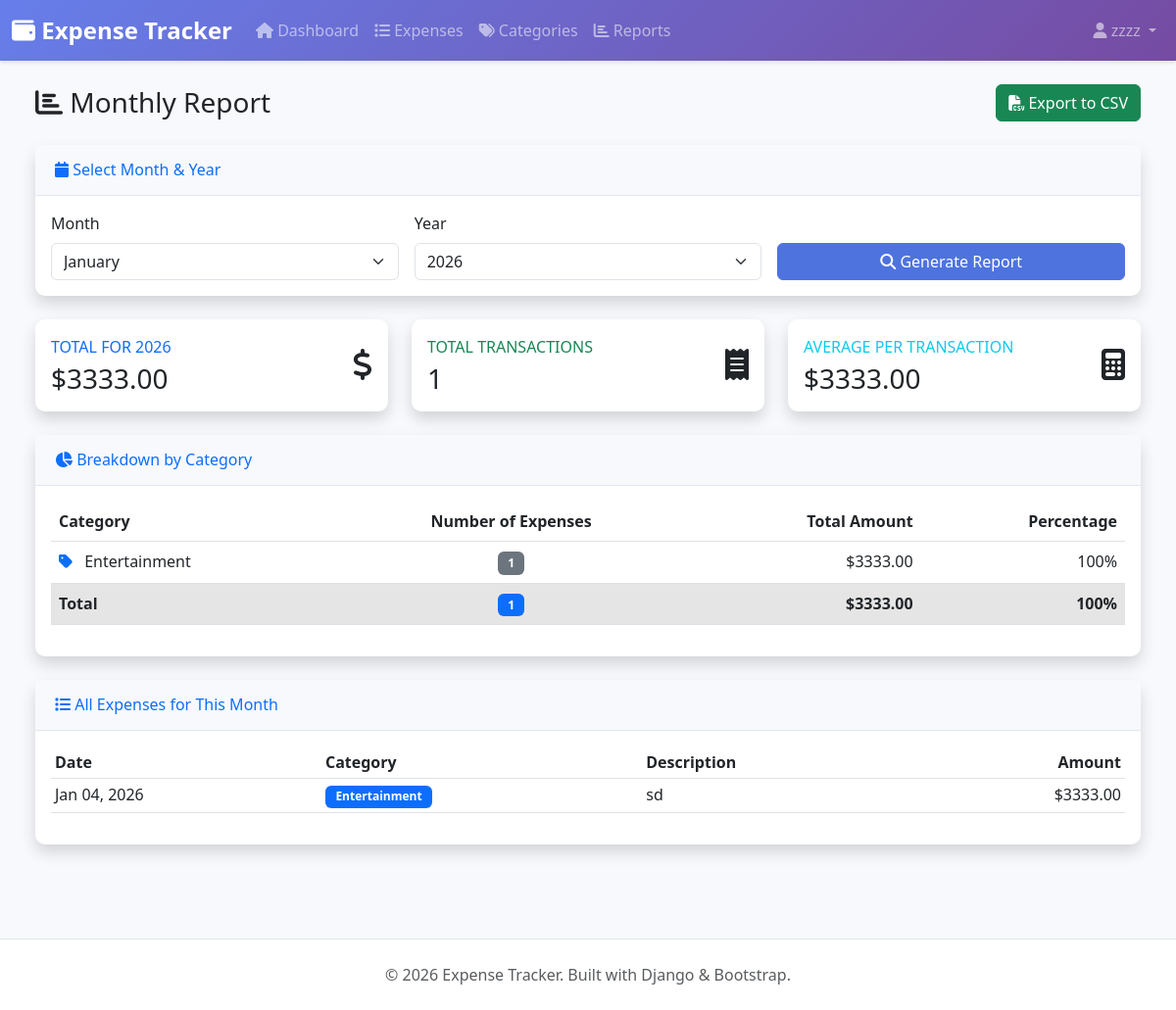
Screenshot of /reports/monthly/ (signed in) with the database file from the repository.
### expenses/models.py (models this page shows, shortened)
class Category(models.Model):
    name = models.CharField(max_length=100)
    user = models.ForeignKey(
        User,
        on_delete=models.CASCADE,
        null=True,
        blank=True
    )
    is_predefined = models.BooleanField(default=False)
    created_at = models.DateTimeField(auto_now_add=True)
    class Meta:
        verbose_name_plural = "Categories"
        ordering = ['name']
        unique_together = ['name', 'user']

class Expense(models.Model):
    user = models.ForeignKey(
        User,
        on_delete=models.CASCADE,
        related_name='expenses'
    )
    amount = models.DecimalField(
        max_digits=10,
        decimal_places=2
    )
    category = models.ForeignKey(
        Category,
        on_delete=models.SET_NULL,
        null=True,
        related_name='expenses'
    )
    description = models.TextField(
        max_length=500,
        blank=True
    )
    date = models.DateField(
        default=timezone.now
    )
    created_at = models.DateTimeField(auto_now_add=True)
    updated_at = models.DateTimeField(auto_now=True)
    class Meta:
        ordering = ['-date', '-created_at']
        indexes = [
            models.Index(fields=['user', 'date']),
            models.Index(fields=['user', 'category']),
        ]

### expenses/views.py (the view, shortened to what this page needs)
# urls.py: path('reports/monthly/', views.monthly_report_view, name='monthly_report'),
@login_required
def monthly_report_view(request):
    today = timezone.now()
    month = int(request.GET.get('month', today.month))
    year = int(request.GET.get('year', today.year))
    expenses = Expense.objects.filter(
        user=request.user,
        date__month=month,
        date__year=year
    )
    monthly_total = expenses.aggregate(total=Sum('amount'))['total'] or 0
    category_breakdown = expenses.values('category__name').annotate(
        total=Sum('amount'),
        count=Count('id')
    ).order_by('-total')
    years = range(today.year - 5, today.year + 1)
    months = [
        (1, 'January'), (2, 'February'), (3, 'March'), (4, 'April'),
        (5, 'May'), (6, 'June'), (7, 'July'), (8, 'August'),
        (9, 'September'), (10, 'October'), (11, 'November'), (12, 'December')
    ]
    average_expense = 0
    if expenses.count() > 0:
        average_expense = monthly_total / expenses.count()
    context = {
        'expenses': expenses,
        'monthly_total': monthly_total,
        'category_breakdown': category_breakdown,
        'selected_month': month,
        'selected_year': year,
        'years': years,
        'months': months,
        'average_expense': average_expense,
    }
    return render(request, 'expenses/monthly_report.html', context)

### templates/expenses/monthly_report.html (shortened to what this page needs)
{% extends 'base.html' %}
{% block content %}
<div class="container-fluid">
    <div class="d-flex justify-content-between align-items-center mb-4">
        <h1 class="h3 mb-0 text-gray-800">
            <i class="fas fa-chart-bar"></i> Monthly Report
        </h1>
        <a href="?month={{ selected_month }}&year={{ selected_year }}&export=csv" class="btn btn-success">
            <i class="fas fa-file-csv"></i> Export to CSV
        </a>
    </div>
    <div class="card shadow mb-4">
        <div class="card-header py-3">
            <h6 class="m-0 font-weight-bold text-primary">
                <i class="fas fa-calendar"></i> Select Month & Year
            </h6>
        </div>
        <div class="card-body">
            <form method="get" class="row g-3">
                <div class="col-md-4">
                    <label class="form-label">Month</label>
                    <select name="month" class="form-select">
                        {% for value, name in months %}
                        <option value="{{ value }}" {% if selected_month == value %}selected{% endif %}>
                            {{ name }}
                        </option>
                        {% endfor %}
                    </select>
                </div>
                <div class="col-md-4">
                    <label class="form-label">Year</label>
                    <select name="year" class="form-select">
                        {% for year in years %}
                        <option value="{{ year }}" {% if selected_year == year %}selected{% endif %}>
                            {{ year }}
                        </option>
                        {% endfor %}
                    </select>
                </div>
                <div class="col-md-4 d-flex align-items-end">
                    <button type="submit" class="btn btn-primary w-100">
                        <i class="fas fa-search"></i> Generate Report
                    </button>
                </div>
            </form>
        </div>
    </div>
    <div class="row">
        <div class="col-lg-4">
            <div class="card shadow mb-4 border-left-primary">
                <div class="card-body">
                    <div class="row no-gutters align-items-center">
                        <div class="col mr-2">
                            <div class="text-xs font-weight-bold text-primary text-uppercase mb-1">
                                Total for {{ selected_month|date:"F" }} {{ selected_year }}
                            </div>
                            <div class="h3 mb-0 font-weight-bold text-gray-800">
                                ${{ monthly_total|floatformat:2 }}
                            </div>
                        </div>
                        <div class="col-auto">
                            <i class="fas fa-dollar-sign fa-2x text-gray-300"></i>
                        </div>
                    </div>
                </div>
            </div>
        </div>
        <div class="col-lg-4">
            <div class="card shadow mb-4 border-left-success">
                <div class="card-body">
                    <div class="row no-gutters align-items-center">
                        <div class="col mr-2">
                            <div class="text-xs font-weight-bold text-success text-uppercase mb-1">
                                Total Transactions
                            </div>
                            <div class="h3 mb-0 font-weight-bold text-gray-800">
                                {{ expenses.count }}
                            </div>
                        </div>
                        <div class="col-auto">
                            <i class="fas fa-receipt fa-2x text-gray-300"></i>
                        </div>
                    </div>
                </div>
            </div>
        </div>
        <div class="col-lg-4">
            <div class="card shadow mb-4 border-left-info">
                <div class="card-body">
                    <div class="row no-gutters align-items-center">
                        <div class="col mr-2">
                            <div class="text-xs font-weight-bold text-info text-uppercase mb-1">
                                Average per Transaction
                            </div>
                            <div class="h3 mb-0 font-weight-bold text-gray-800">
                                ${{ average_expense|floatformat:2 }}
                            </div>
                        </div>
                        <div class="col-auto">
                            <i class="fas fa-calculator fa-2x text-gray-300"></i>
                        </div>
                    </div>
                </div>
            </div>
        </div>
    </div>
    <div class="card shadow mb-4">
        <div class="card-header py-3">
            <h6 class="m-0 font-weight-bold text-primary">
                <i class="fas fa-chart-pie"></i> Breakdown by Category
            </h6>
        </div>
        <div class="card-body">
            {% if category_breakdown %}
            <div class="table-responsive">
                <table class="table table-hover">
                    <thead>
                        <tr>
                            <th>Category</th>
                            <th class="text-center">Number of Expenses</th>
                            <th class="text-end">Total Amount</th>
                            <th class="text-end">Percentage</th>
                        </tr>
                    </thead>
                    <tbody>
                        {% for item in category_breakdown %}
                        <tr>
                            <td>
                                <i class="fas fa-tag text-primary me-2"></i>
                                {{ item.category__name|default:"Uncategorized" }}
                            </td>
                            <td class="text-center">
                                <span class="badge bg-secondary">{{ item.count }}</span>
                            </td>
                            <td class="text-end font-weight-bold">
                                ${{ item.total|floatformat:2 }}
                            </td>
                            <td class="text-end">
                                {% if monthly_total > 0 %}
                                {% widthratio item.total monthly_total 100 %}%
                                {% else %}
                                0%
                                {% endif %}
                            </td>
                        </tr>
                        {% endfor %}
                    </tbody>
                    <tfoot>
                        <tr class="table-active">
                            <td><strong>Total</strong></td>
                            <td class="text-center">
                                <span class="badge bg-primary">{{ expenses.count }}</span>
                            </td>
                            <td class="text-end"><strong>${{ monthly_total|floatformat:2 }}</strong></td>
                            <td class="text-end"><strong>100%</strong></td>
                        </tr>
                    </tfoot>
                </table>
            </div>
            {% else %}
            <div class="text-center py-5">
                <i class="fas fa-inbox fa-3x text-muted mb-3"></i>
                <p class="text-muted">No expenses found for the selected month.</p>
            </div>
            {% endif %}
        </div>
    </div>
    <div class="card shadow mb-4">
        <div class="card-header py-3">
            <h6 class="m-0 font-weight-bold text-primary">
                <i class="fas fa-list"></i> All Expenses for This Month
            </h6>
        </div>
        <div class="card-body">
            {% if expenses %}
            <div class="table-responsive">
                <table class="table table-hover table-sm">
                    <thead>
                        <tr>
                            <th>Date</th>
                            <th>Category</th>
                            <th>Description</th>
                            <th class="text-end">Amount</th>
                        </tr>
                    </thead>
                    <tbody>
                        {% for expense in expenses %}
                        <tr>
                            <td>{{ expense.date|date:"M d, Y" }}</td>
                            <td>
                                <span class="badge bg-primary">
                                    {{ expense.category.name|default:"Uncategorized" }}
                                </span>
                            </td>
                            <td>{{ expense.description|truncatewords:20|default:"-" }}</td>
                            <td class="text-end">${{ expense.amount }}</td>
                        </tr>
                        {% endfor %}
                    </tbody>
                </table>
            </div>
            {% else %}
            <div class="text-center py-5">
                <i class="fas fa-inbox fa-3x text-muted mb-3"></i>
                <p class="text-muted">No expenses recorded for this period.</p>
            </div>
            {% endif %}
        </div>
    </div>
</div>
{% endblock %}

### templates/base.html (shortened to what this page needs)
<!DOCTYPE html>
<html lang="en">
<head>
    <link href="https://cdn.jsdelivr.net/npm/bootstrap@5.3.0/dist/css/bootstrap.min.css" rel="stylesheet">
    <link rel="stylesheet" href="https://cdnjs.cloudflare.com/ajax/libs/font-awesome/6.4.0/css/all.min.css">
</head>
<body>
    {% if user.is_authenticated %}
    <nav class="navbar navbar-expand-lg navbar-dark">
        <div class="container-fluid">
            <a class="navbar-brand" href="{% url 'dashboard' %}">
                <i class="fas fa-wallet"></i> Expense Tracker
            </a>
            <div class="collapse navbar-collapse" id="navbarNav">
                <ul class="navbar-nav me-auto">
                    <li class="nav-item">
                        <a class="nav-link" href="{% url 'dashboard' %}">
                            <i class="fas fa-home"></i> Dashboard
                        </a>
                    </li>
                    <li class="nav-item">
                        <a class="nav-link" href="{% url 'expense_list' %}">
                            <i class="fas fa-list"></i> Expenses
                        </a>
                    </li>
                    <li class="nav-item">
                        <a class="nav-link" href="{% url 'category_list' %}">
                            <i class="fas fa-tags"></i> Categories
                        </a>
                    </li>
                    <li class="nav-item">
                        <a class="nav-link" href="{% url 'monthly_report' %}">
                            <i class="fas fa-chart-bar"></i> Reports
                        </a>
                    </li>
                </ul>
                <ul class="navbar-nav">
                    <li class="nav-item dropdown">
                        <a class="nav-link dropdown-toggle" href="#" id="userDropdown" role="button" data-bs-toggle="dropdown">
                            <i class="fas fa-user"></i> {{ user.username }}
                        </a>
                    </li>
                </ul>
            </div>
        </div>
    </nav>
    {% endif %}
    <main class="container-fluid px-4 py-4">
        {% block content %}{% endblock %}
    </main>
    <footer class="text-center text-muted">
        <div class="container">
            <p class="mb-0">
                &copy; 2026 Expense Tracker. Built with Django & Bootstrap.
            </p>
        </div>
    </footer>
</body>
</html>

### templates/base.html (style rules this page uses)
:root { --primary-color: #4e73df; --success-color: #1cc88a; --danger-color: #e74a3b; --warning-color: #f6c23e; --info-color: #36b9cc; }
body { font-family: 'Segoe UI', Tahoma, Geneva, Verdana, sans-serif; background-color: #f8f9fc; }
.navbar { background: linear-gradient(135deg, #667eea 0%, #764ba2 100%); box-shadow: 0 2px 4px rgba(0,0,0,.1); }
.navbar-brand { font-weight: bold; font-size: 1.5rem; }
.card { border: none; border-radius: 10px; box-shadow: 0 0.15rem 1.75rem 0 rgba(58, 59, 69, 0.15); margin-bottom: 1.5rem; }
.card-header { background-color: #f8f9fc; border-bottom: 1px solid #e3e6f0; font-weight: bold; padding: 0.75rem 1.25rem; }
.btn-primary { background-color: var(--primary-color); border-color: var(--primary-color); }
.badge { padding: 0.35rem 0.65rem; }
footer { background-color: #fff; padding: 1.5rem 0; margin-top: 3rem; border-top: 1px solid #e3e6f0; }

### rows the page displays
Category: category__name "Entertainment", count "1", total "3333.00", total "100"
Expense: date "Jan 04, 2026", category.name "Entertainment", description "sd", amount "3333.00"

### other values shown
{{ user.username }} "zzzz"
{{ selected_year }} "2026"
{{ monthly_total|floatformat:2 }} "3333.00"
{{ expenses.count }} "1"
{{ average_expense|floatformat:2 }} "3333.00"
form field month "January"
form field year "2026"
